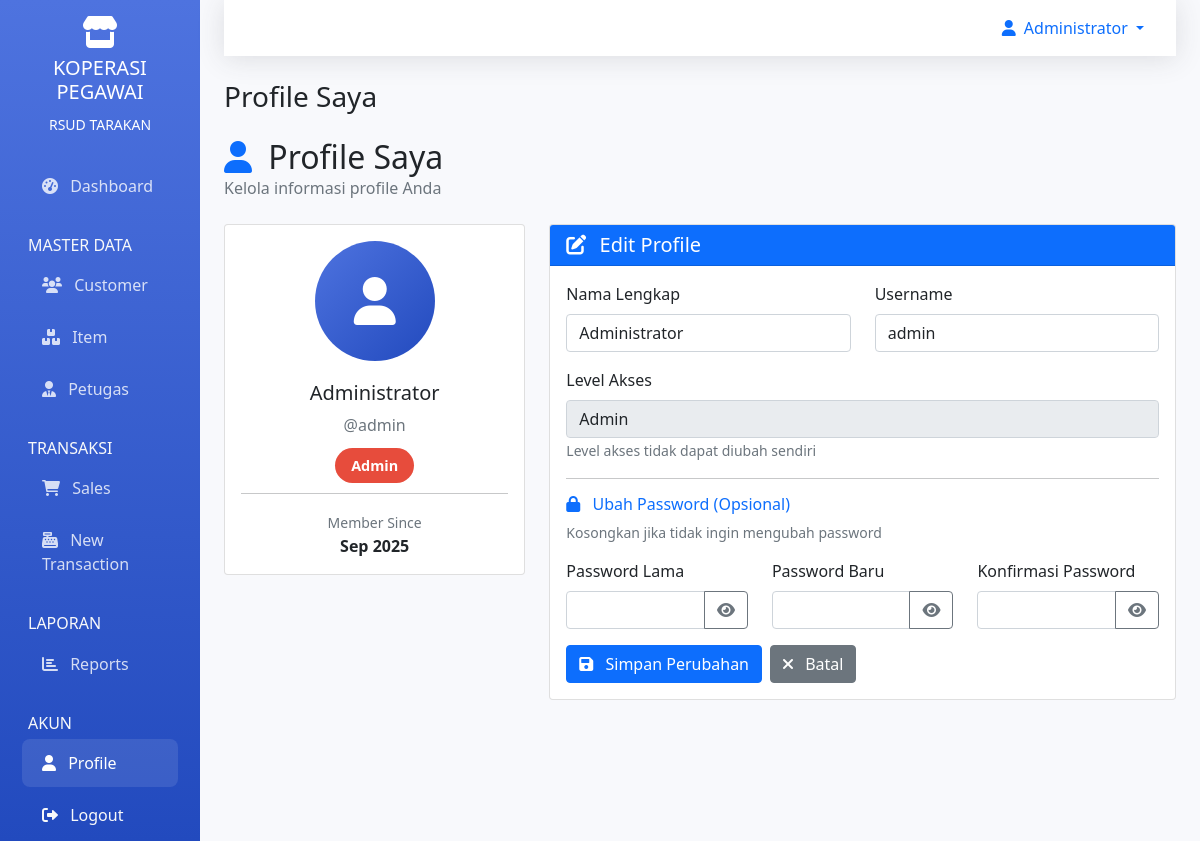
Page /modules/profile/index.php (signed in) on the committed database.
### tables this page shows
CREATE TABLE petugas (
    id_user INT PRIMARY KEY AUTO_INCREMENT,
    nama_user VARCHAR(100) NOT NULL,
    username VARCHAR(50) NOT NULL UNIQUE,
    password VARCHAR(255) NOT NULL,
    level INT NOT NULL,
    created_at TIMESTAMP DEFAULT CURRENT_TIMESTAMP,
    FOREIGN KEY (level) REFERENCES level(id_level)
);

### modules/profile/index.php (the view, shortened to what the rows shown need)
<?php
require_once __DIR__ . '/../../classes/Auth.php';
$auth = new Auth();
$auth->requireLogin();
$user = $auth->getCurrentUser();
$levelName = '';
switch($user['level']) {
    case 1: $levelName = 'Admin'; break;
}
?>
<!DOCTYPE html>
<html lang="id">
<head>
    <link href="https://cdn.jsdelivr.net/npm/bootstrap@5.1.3/dist/css/bootstrap.min.css" rel="stylesheet">
    <link href="https://cdnjs.cloudflare.com/ajax/libs/font-awesome/6.0.0/css/all.min.css" rel="stylesheet">
</head>
<body>
    <div class="container-fluid">
        <div class="row">
            <main class="col-md-9 ms-sm-auto col-lg-10 px-md-4 main-content">
                <nav class="navbar navbar-expand-lg navbar-custom mb-4">
                    <div class="container-fluid">
                        <div class="collapse navbar-collapse" id="navbarNav">
                            <ul class="navbar-nav ms-auto">
                                <li class="nav-item dropdown">
                                    <a class="nav-link dropdown-toggle" href="#" id="navbarDropdown" role="button" data-bs-toggle="dropdown">
                                        <i class="fas fa-user me-1"></i>
                                        <?= htmlspecialchars($user['nama_user']) ?>
                                    </a>
                                </li>
                            </ul>
                        </div>
                    </div>
                </nav>
                <div class="d-sm-flex align-items-center justify-content-between mb-4">
                    <h1 class="h3 mb-0 text-gray-800">Profile Saya</h1>
                </div>
                    <div class="d-flex justify-content-between align-items-center mb-4">
                        <div>
                            <h2 class="mb-0">
                                <i class="fas fa-user me-2 text-primary"></i>
                                Profile Saya
                            </h2>
                        </div>
                    </div>
                    <div class="row">
                        <div class="col-md-4">
                            <div class="card mb-4">
                                <div class="card-body text-center">
                                    <div class="profile-avatar">
                                        <i class="fas fa-user"></i>
                                    </div>
                                    <h5 class="card-title"><?= htmlspecialchars($user['nama_user']) ?></h5>
                                    <p class="text-muted">@<?= htmlspecialchars($user['username']) ?></p>
                                    <span class="level-badge level-<?= strtolower($levelName) ?>">
                                        <?= $levelName ?>
                                    </span>
                                    <hr>
                                    <div class="row text-center">
                                        <div class="col">
                                            <small class="text-muted">Member Since</small>
                                            <div class="fw-bold">
                                                <?= date('M Y', strtotime($user['created_at'])) ?>
                                            </div>
                                        </div>
                                    </div>
                                </div>
                            </div>
                        </div>
                        <div class="col-md-8">
                            <div class="card">
                                <div class="card-body">
                                    <form method="POST">
                                        <div class="row">
                                            <div class="col-md-6">
                                                <div class="mb-3">
                                                    <label for="nama_user" class="form-label">Nama Lengkap</label>
                                                    <input type="text" class="form-control" id="nama_user" name="nama_user"
                                                           value="<?= htmlspecialchars($user['nama_user']) ?>" required>
                                                </div>
                                            </div>
                                            <div class="col-md-6">
                                                <div class="mb-3">
                                                    <label for="username" class="form-label">Username</label>
                                                    <input type="text" class="form-control" id="username" name="username"
                                                           value="<?= htmlspecialchars($user['username']) ?>" required>
                                                </div>
                                            </div>
                                        </div>
                                        <div class="mb-3">
                                            <label for="level" class="form-label">Level Akses</label>
                                            <input type="text" class="form-control" value="<?= $levelName ?>" readonly>
                                            <small class="text-muted">Level akses tidak dapat diubah sendiri</small>
                                        </div>
                                    </form>
                                </div>
                            </div>
                        </div>
                    </div>
                </div>
            </div>
</body>
</html>

### rows in the picture
petugas: nama_user "Administrator", username "admin", level "Admin", created_at "Sep 2025"
